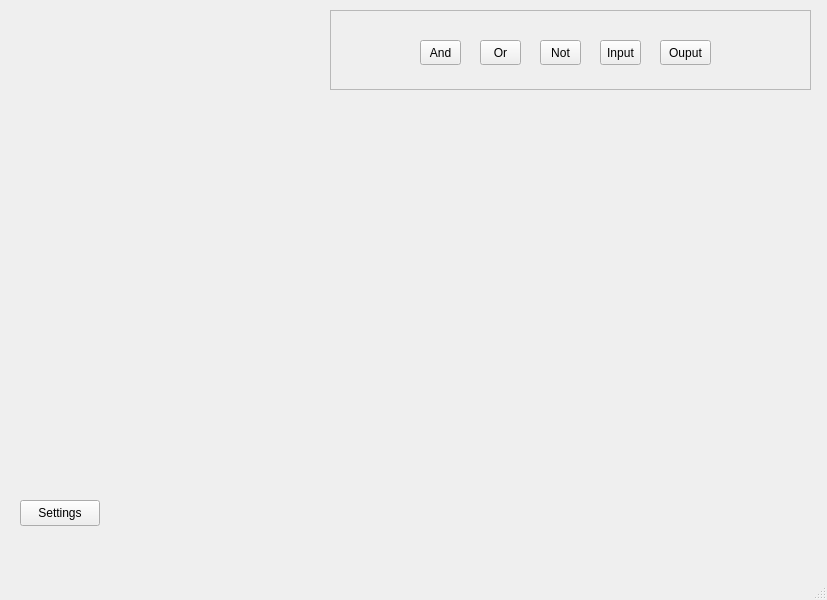
<?xml version="1.0" encoding="UTF-8"?>
<ui version="4.0">
 <class>MainWindow</class>
 <widget class="QMainWindow" name="MainWindow">
  <property name="geometry">
   <rect>
    <x>0</x>
    <y>0</y>
    <width>827</width>
    <height>600</height>
   </rect>
  </property>
  <property name="windowTitle">
   <string>MainWindow</string>
  </property>
  <widget class="QWidget" name="centralwidget">
   <widget class="QPushButton" name="SettingsButton">
    <property name="geometry">
     <rect>
      <x>20</x>
      <y>500</y>
      <width>80</width>
      <height>26</height>
     </rect>
    </property>
    <property name="text">
     <string>Settings</string>
    </property>
   </widget>
   <widget class="QFrame" name="GateToolBar">
    <property name="geometry">
     <rect>
      <x>330</x>
      <y>10</y>
      <width>481</width>
      <height>80</height>
     </rect>
    </property>
    <property name="frameShape">
     <enum>QFrame::Shape::StyledPanel</enum>
    </property>
    <property name="frameShadow">
     <enum>QFrame::Shadow::Raised</enum>
    </property>
    <widget class="QToolButton" name="AndButton">
     <property name="geometry">
      <rect>
       <x>90</x>
       <y>30</y>
       <width>41</width>
       <height>25</height>
      </rect>
     </property>
     <property name="text">
      <string>And</string>
     </property>
    </widget>
    <widget class="QToolButton" name="OrButton">
     <property name="geometry">
      <rect>
       <x>150</x>
       <y>30</y>
       <width>41</width>
       <height>25</height>
      </rect>
     </property>
     <property name="text">
      <string>Or</string>
     </property>
    </widget>
    <widget class="QToolButton" name="NotButton">
     <property name="geometry">
      <rect>
       <x>210</x>
       <y>30</y>
       <width>41</width>
       <height>25</height>
      </rect>
     </property>
     <property name="text">
      <string>Not</string>
     </property>
    </widget>
    <widget class="QToolButton" name="InputButton">
     <property name="geometry">
      <rect>
       <x>270</x>
       <y>30</y>
       <width>41</width>
       <height>25</height>
      </rect>
     </property>
     <property name="text">
      <string>Input</string>
     </property>
    </widget>
    <widget class="QToolButton" name="OutputButton">
     <property name="geometry">
      <rect>
       <x>330</x>
       <y>30</y>
       <width>51</width>
       <height>25</height>
      </rect>
     </property>
     <property name="text">
      <string>Ouput</string>
     </property>
    </widget>
   </widget>
  </widget>
  <widget class="QMenuBar" name="menubar">
   <property name="geometry">
    <rect>
     <x>0</x>
     <y>0</y>
     <width>827</width>
     <height>23</height>
    </rect>
   </property>
  </widget>
  <widget class="QStatusBar" name="statusbar"/>
 </widget>
 <resources/>
 <connections/>
</ui>
